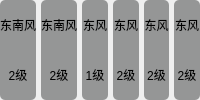
          <widget class="QWidget" name="windWidget" native="true">
           <layout class="QHBoxLayout" name="horizontalLayout_5">
            <property name="spacing">
             <number>5</number>
            </property>
            <property name="leftMargin">
             <number>0</number>
            </property>
            <property name="topMargin">
             <number>0</number>
            </property>
            <property name="rightMargin">
             <number>0</number>
            </property>
            <property name="bottomMargin">
             <number>0</number>
            </property>
            <item>
             <layout class="QVBoxLayout" name="windVL">
              <property name="spacing">
               <number>0</number>
              </property>
              <item>
               <widget class="QLabel" name="windUpLabel1">
                <property name="styleSheet">
                 <string notr="true">QLabel {background-color: rgba(126, 128, 128, 204); border-radius: 5px; border-bottom-left-radius:0px; border-bottom-right-radius:0px;}</string>
                </property>
                <property name="text">
                 <string>东南风</string>
                </property>
                <property name="scaledContents">
                 <bool>true</bool>
                </property>
                <property name="alignment">
                 <set>Qt::AlignmentFlag::AlignCenter</set>
                </property>
                <property name="wordWrap">
                 <bool>true</bool>
                </property>
               </widget>
              </item>
              <item>
               <widget class="QLabel" name="windBottomLabel1">
                <property name="styleSheet">
                 <string notr="true">QLabel {background-color: rgba(126, 128, 128, 204); border-radius: 5px;; border-top-left-radius:0px; border-top-right-radius:0px}</string>
                </property>
                <property name="text">
                 <string>2级</string>
                </property>
                <property name="scaledContents">
                 <bool>true</bool>
                </property>
                <property name="alignment">
                 <set>Qt::AlignmentFlag::AlignCenter</set>
                </property>
               </widget>
              </item>
             </layout>
            </item>
            <item>
             <layout class="QVBoxLayout" name="windVL2">
              <property name="spacing">
               <number>0</number>
              </property>
              <item>
               <widget class="QLabel" name="windUpLabel2">
                <property name="styleSheet">
                 <string notr="true">QLabel {background-color: rgba(126, 128, 128, 204); border-radius: 5px; border-bottom-left-radius:0px; border-bottom-right-radius:0px;}</string>
                </property>
                <property name="text">
                 <string>东南风</string>
                </property>
                <property name="scaledContents">
                 <bool>true</bool>
                </property>
                <property name="alignment">
                 <set>Qt::AlignmentFlag::AlignCenter</set>
                </property>
                <property name="wordWrap">
                 <bool>true</bool>
                </property>
               </widget>
              </item>
              <item>
               <widget class="QLabel" name="windBottomLabel2">
                <property name="styleSheet">
                 <string notr="true">QLabel {background-color: rgba(126, 128, 128, 204); border-radius: 5px;; border-top-left-radius:0px; border-top-right-radius:0px}</string>
                </property>
                <property name="text">
                 <string>2级</string>
                </property>
                <property name="scaledContents">
                 <bool>true</bool>
                </property>
                <property name="alignment">
                 <set>Qt::AlignmentFlag::AlignCenter</set>
                </property>
                <property name="wordWrap">
                 <bool>true</bool>
                </property>
               </widget>
              </item>
             </layout>
            </item>
            <item>
             <layout class="QVBoxLayout" name="windVL3">
              <property name="spacing">
               <number>0</number>
              </property>
              <item>
               <widget class="QLabel" name="windUpLabel3">
                <property name="styleSheet">
                 <string notr="true">QLabel {background-color: rgba(126, 128, 128, 204); border-radius: 5px; border-bottom-left-radius:0px; border-bottom-right-radius:0px;}</string>
                </property>
                <property name="text">
                 <string>东风</string>
                </property>
                <property name="scaledContents">
                 <bool>true</bool>
                </property>
                <property name="alignment">
                 <set>Qt::AlignmentFlag::AlignCenter</set>
                </property>
                <property name="wordWrap">
                 <bool>true</bool>
                </property>
               </widget>
              </item>
              <item>
               <widget class="QLabel" name="windBottomLabel3">
                <property name="styleSheet">
                 <string notr="true">QLabel {background-color: rgba(126, 128, 128, 204); border-radius: 5px;; border-top-left-radius:0px; border-top-right-radius:0px}</string>
                </property>
                <property name="text">
                 <string>1级</string>
                </property>
                <property name="scaledContents">
                 <bool>true</bool>
                </property>
                <property name="alignment">
                 <set>Qt::AlignmentFlag::AlignCenter</set>
                </property>
                <property name="wordWrap">
                 <bool>true</bool>
                </property>
               </widget>
              </item>
             </layout>
            </item>
            <item>
             <layout class="QVBoxLayout" name="windVL4">
              <property name="spacing">
               <number>0</number>
              </property>
              <item>
               <widget class="QLabel" name="windUpLabel4">
                <property name="styleSheet">
                 <string notr="true">QLabel {background-color: rgba(126, 128, 128, 204); border-radius: 5px; border-bottom-left-radius:0px; border-bottom-right-radius:0px;}</string>
                </property>
                <property name="text">
                 <string>东风</string>
                </property>
                <property name="scaledContents">
                 <bool>true</bool>
                </property>
                <property name="alignment">
                 <set>Qt::AlignmentFlag::AlignCenter</set>
                </property>
                <property name="wordWrap">
                 <bool>true</bool>
                </property>
               </widget>
              </item>
              <item>
               <widget class="QLabel" name="windBottomLabel4">
                <property name="styleSheet">
                 <string notr="true">QLabel {background-color: rgba(126, 128, 128, 204); border-radius: 5px;; border-top-left-radius:0px; border-top-right-radius:0px}</string>
                </property>
                <property name="text">
                 <string>2级</string>
                </property>
                <property name="scaledContents">
                 <bool>true</bool>
                </property>
                <property name="alignment">
                 <set>Qt::AlignmentFlag::AlignCenter</set>
                </property>
                <property name="wordWrap">
                 <bool>true</bool>
                </property>
               </widget>
              </item>
             </layout>
            </item>
            <item>
             <layout class="QVBoxLayout" name="windVL5">
              <property name="spacing">
               <number>0</number>
              </property>
              <item>
               <widget class="QLabel" name="windUpLabel5">
                <property name="styleSheet">
                 <string notr="true">QLabel {background-color: rgba(126, 128, 128, 204); border-radius: 5px; border-bottom-left-radius:0px; border-bottom-right-radius:0px;}</string>
                </property>
                <property name="text">
                 <string>东风</string>
                </property>
                <property name="scaledContents">
                 <bool>true</bool>
                </property>
                <property name="alignment">
                 <set>Qt::AlignmentFlag::AlignCenter</set>
                </property>
                <property name="wordWrap">
                 <bool>true</bool>
                </property>
               </widget>
              </item>
              <item>
               <widget class="QLabel" name="windBottomLabel5">
                <property name="styleSheet">
                 <string notr="true">QLabel {background-color:rgba(126, 128, 128, 204); border-radius: 5px;; border-top-left-radius:0px; border-top-right-radius:0px}</string>
                </property>
                <property name="text">
                 <string>2级</string>
                </property>
                <property name="scaledContents">
                 <bool>true</bool>
                </property>
                <property name="alignment">
                 <set>Qt::AlignmentFlag::AlignCenter</set>
                </property>
                <property name="wordWrap">
                 <bool>true</bool>
                </property>
               </widget>
              </item>
             </layout>
            </item>
            <item>
             <layout class="QVBoxLayout" name="windVL6">
              <property name="spacing">
               <number>0</number>
              </property>
              <item>
               <widget class="QLabel" name="windUpLabel6">
                <property name="styleSheet">
                 <string notr="true">QLabel {background-color: rgba(126, 128, 128, 204); border-radius: 5px; border-bottom-left-radius:0px; border-bottom-right-radius:0px;}</string>
                </property>
                <property name="text">
                 <string>东风</string>
                </property>
                <property name="scaledContents">
                 <bool>true</bool>
                </property>
                <property name="alignment">
                 <set>Qt::AlignmentFlag::AlignCenter</set>
                </property>
                <property name="wordWrap">
                 <bool>true</bool>
                </property>
               </widget>
              </item>
              <item>
               <widget class="QLabel" name="windBottomLabel6">
                <property name="styleSheet">
                 <string notr="true">QLabel {background-color:rgba(126, 128, 128, 204); border-radius: 5px;; border-top-left-radius:0px; border-top-right-radius:0px}</string>
                </property>
                <property name="text">
                 <string>2级</string>
                </property>
                <property name="scaledContents">
                 <bool>true</bool>
                </property>
                <property name="alignment">
                 <set>Qt::AlignmentFlag::AlignCenter</set>
                </property>
                <property name="wordWrap">
                 <bool>true</bool>
                </property>
               </widget>
              </item>
             </layout>
            </item>
           </layout>
          </widget>
